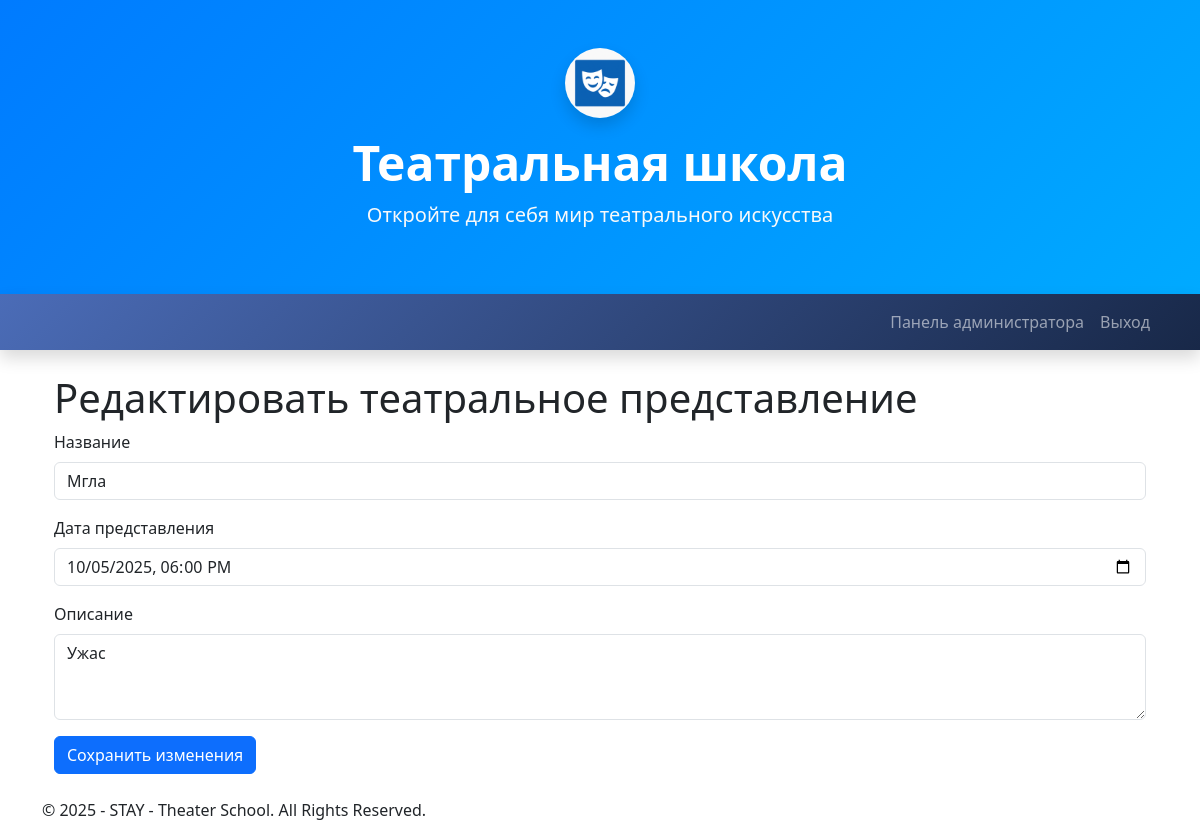
The page /admin/theatre_shows/edit/5 (signed in) on the database its author committed.
### app/models.py (models this page shows, shortened)
class TheatreShow(db.Model):
    __tablename__ = 'theatre_shows'
    id = db.Column(db.Integer, primary_key=True)
    title = db.Column(db.String(128), nullable=False)
    show_date = db.Column(db.DateTime, nullable=False)
    description = db.Column(db.Text, nullable=True)

### app/admin/routes.py (the view, shortened to what this page needs)
@bp.route('/theatre_shows/edit/<int:show_id>', methods=['GET', 'POST'])
@login_required
@admin_required
def edit_theatre_show(show_id):
    show = TheatreShow.query.get_or_404(show_id)
    return render_template('admin/edit_theatre_show.html', show=show, title='Редактировать представление')

### app/__init__.py (called while the page is built)
@login_manager.user_loader
def load_user(user_id):
    return User.query.get(int(user_id))

### app/admin/routes.py (called while the page is built)
def admin_required(f):
    @wraps(f)
    def decorated_function(*args, **kwargs):
        if not current_user.is_authenticated or current_user.role != 'admin':
            flash('Доступ разрешен только для администраторов.', 'danger')
            return redirect(url_for('student.login'))
        return f(*args, **kwargs)
    return decorated_function

### app/templates/admin/edit_theatre_show.html (shortened to what this page needs)
{% extends "base.html" %}
{% block content %}
<div class="container mt-4">
  <h1>Редактировать театральное представление</h1>
  <form method="POST">
    <div class="mb-3">
      <label for="title" class="form-label">Название</label>
      <input type="text" class="form-control" id="title" name="title" value="{{ show.title }}" required>
    </div>
    <div class="mb-3">
      <label for="show_date" class="form-label">Дата представления</label>
      <input type="datetime-local" class="form-control" id="show_date" name="show_date"
             value="{{ show.show_date.strftime('%Y-%m-%dT%H:%M') if show.show_date else '' }}" required>
    </div>
    <div class="mb-3">
      <label for="description" class="form-label">Описание</label>
      <textarea class="form-control" id="description" name="description" rows="3" required>{{ show.description }}</textarea>
    </div>
    <button type="submit" class="btn btn-primary">Сохранить изменения</button>
  </form>
</div>
{% endblock %}

### rows shown on the page
TheatreShow: title "Мгла", show_date "10/05/2025 18:00", description "Ужас"
